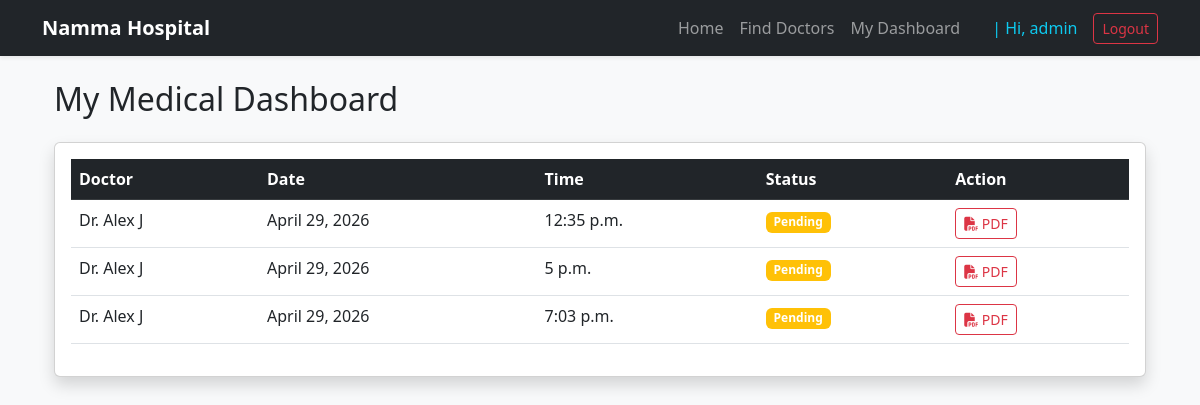
The app's page /dashboard/ (signed in) with its own data.
### clinic/models.py (models this page shows, shortened)
class User(AbstractUser):
    is_doctor = models.BooleanField(default=False)
    is_patient = models.BooleanField(default=False)
    profile_pic = models.ImageField(upload_to = 'profile_pics/', null = True, blank = True)
    """
    is_doctor → is this user a doctor?
    is_patient → is this user a patient?
    profile_pic → user's image
    """

class Appointment(models.Model):
    STATUS_CHOICES = [
        ('Pending', 'Pending'),
        ('Confirmed','Confirmed'),
        ('Completed','Completed'),
        ('Cancelled', 'Cancelled'),
    ]
    patient = models.ForeignKey(User, on_delete=models.CASCADE, related_name='patient_appointments')
    doctor = models.ForeignKey(User, on_delete=models.CASCADE, related_name = 'doctor_appointments')
    date = models.DateField()
    time = models.TimeField()
    description = models.TextField(blank=True, null=True)
    status = models.CharField(max_length=20, choices = STATUS_CHOICES, default='Pending')
    source = models.CharField(max_length=50, default='web')
    call_id = models.CharField(max_length=100, blank=True, null=True)
    booking_timestamp = models.DateTimeField(auto_now_add=True, null=True)

### clinic/views.py (the view)
# urls.py: path('dashboard/', views.patient_dashboard, name='patient_dashboard'),
@login_required
def patient_dashboard(request):
    if request.user.is_doctor:
        return redirect('doctor_dashboard')
    appointments = Appointment.objects.filter(patient=request.user)
    return render(request, 'clinic/patient_dashboard.html', {'appointments': appointments})

### clinic/templates/clinic/patient_dashboard.html
{% extends 'clinic/base.html' %}
{% block content %}
<div class="container">
    <h2 class="mb-4">My Medical Dashboard</h2>
    <div class="card shadow">
        <div class="card-body">
            <table class="table table-hover">
                <thead class="table-dark">
                    <tr>
                        <th>Doctor</th>
                        <th>Date</th>
                        <th>Time</th>
                        <th>Status</th>
                        <th>Action</th>
                    </tr>
                </thead>
                <tbody>
                    {% for appt in appointments %}
                    <tr>
                        <td>Dr. {{ appt.doctor.first_name }} {{ appt.doctor.last_name|default:appt.doctor.username }}</td>
                        <td>{{ appt.date }}</td>
                        <td>{{ appt.time }}</td>
                        <td>
                            <span class="badge {% if appt.status == 'Pending' %}bg-warning{% else %}bg-success{% endif %}">
                                {{ appt.status }}
                            </span>
                        </td>
                        <td>
                            <a href="{% url 'download_appointment_pdf' appt.id %}" class="btn btn-sm btn-outline-danger">
                                <i class="fas fa-file-pdf"></i> PDF
                            </a>
                        </td>
                    </tr>
                    {% empty %}
                    <tr>
                        <td colspan="5" class="text-center">No appointments found. <a href="{% url 'doctor_list' %}">Book one now!</a></td>
                    </tr>
                    {% endfor %}
                </tbody>
            </table>
        </div>
    </div>
</div>
{% endblock %}

### clinic/templates/clinic/base.html (shortened to what this page needs)
<!DOCTYPE html>
<html lang="en">
<head>
    <link href="https://cdn.jsdelivr.net/npm/bootstrap@5.3.0/dist/css/bootstrap.min.css" rel="stylesheet">
    <link rel="stylesheet" href="https://cdnjs.cloudflare.com/ajax/libs/font-awesome/6.4.0/css/all.min.css">
</head>
<body class="bg-light">
    <nav class="navbar navbar-expand-lg navbar-dark bg-dark shadow-sm mb-4">
        <div class="container">
            <a class="navbar-brand" href="{% url 'home' %}">Namma Hospital</a>
            <div class="collapse navbar-collapse" id="navbarNav">
                <div class="navbar-nav ms-auto align-items-center">
                    {% if user.is_authenticated %}
                        <a class="nav-link" href="{% url 'home' %}">Home</a>
                        {% if user.is_authenticated and user.is_doctor %}
                            <a class="nav-link text-warning fw-bold" href="{% url 'doctor_dashboard' %}">👨‍⚕️ Doctor Panel</a>
                        {% elif user.is_authenticated %}
                            <a class="nav-link" href="{% url 'doctor_list' %}">Find Doctors</a>
                            <a class="nav-link" href="{% url 'patient_dashboard' %}">My Dashboard</a>
                        {% endif %}
                        <span class="nav-link text-info ms-lg-3">| Hi, {{ user.username }}</span>
                        <form action="{% url 'logout' %}" method="post" class="d-inline ms-lg-2">
                            <button type="submit" class="btn btn-outline-danger btn-sm">Logout</button>
                        </form>
                    {% else %}
                        <a class="nav-link" href="{% url 'login' %}">Login</a>
                        <a class="nav-link btn btn-primary btn-sm text-white ms-lg-2 px-3" href="{% url 'signup' %}">Register</a>
                    {% endif %}
                </div>
            </div>
        </div>
    </nav>
    <div class="container">
        {% block content %}
        {% endblock %}
    </div>
</body>
</html>

### clinic/templates/clinic/base.html (style rules this page uses)
.navbar-brand { font-weight: bold; }
.nav-link { font-weight: 500; }

### records on screen
User: username "admin"
Appointment: doctor.first_name "Alex", doctor.last_name "J", date "April 29, 2026", time "12:35 p.m.", status "Pending"
Appointment: doctor.first_name "Alex", doctor.last_name "J", date "April 29, 2026", time "5 p.m.", status "Pending"
Appointment: doctor.first_name "Alex", doctor.last_name "J", date "April 29, 2026", time "7:03 p.m.", status "Pending"
